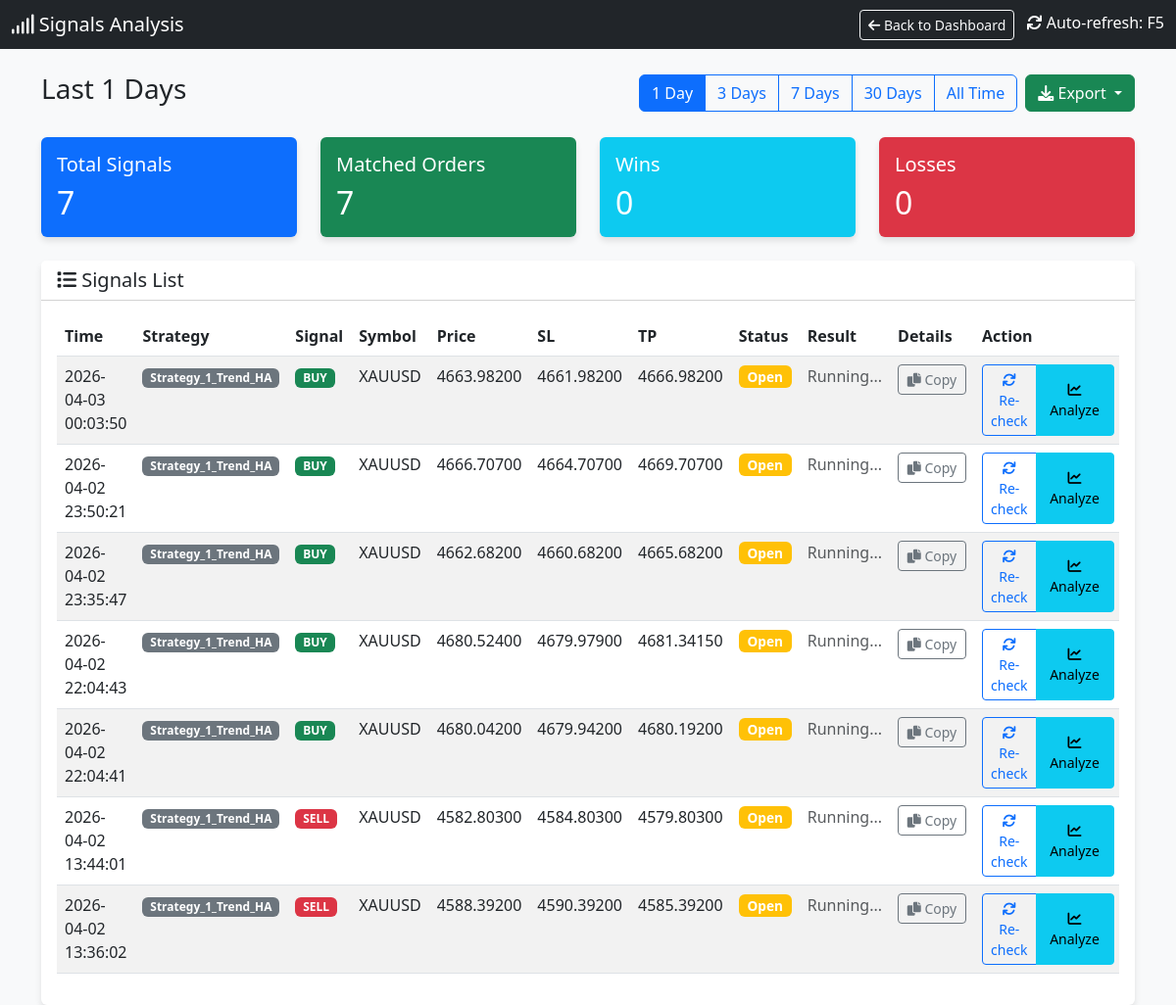
The page /signals?days=1 on the database its author committed.
### tables this page shows
CREATE TABLE signals (
                id INTEGER PRIMARY KEY AUTOINCREMENT,
                timestamp DATETIME DEFAULT CURRENT_TIMESTAMP,
                strategy_name TEXT,
                symbol TEXT,
                signal_type TEXT,
                price REAL,
                sl REAL,
                tp REAL,
                indicators TEXT,
                status TEXT,
                account_id INTEGER DEFAULT 0
            );

### dashboard.py (the view)
@app.route('/signals')
def signals_page():
    cur = get_db().cursor()
    days_param = request.args.get('days', '7')  # Default 7 days
    if days_param == "all":
        days = 36500
        filter_label = "All Time"
    else:
        try:
            days = int(days_param)
            filter_label = f"Last {days} Days"
        except:
            days = 7
            filter_label = "Last 7 Days"
    cutoff_date = datetime.now() - timedelta(days=days)
    cutoff_str = cutoff_date.strftime("%Y-%m-%d %H:%M:%S")
    cur.execute("SELECT * FROM signals WHERE timestamp >= ? ORDER BY timestamp DESC", (cutoff_str,))
    signals = cur.fetchall()
    signals_with_status = []
    for sig in signals:
        signal_dict = dict(sig)
        try:
            sig_timestamp = sig['timestamp']
            if isinstance(sig_timestamp, str):
                try:
                    sig_time = datetime.strptime(sig_timestamp, '%Y-%m-%d %H:%M:%S')
                except:
                    try:
                        sig_time = datetime.strptime(sig_timestamp, '%Y-%m-%d %H:%M:%S.%f')
                    except:
                        sig_time = datetime.fromisoformat(sig_timestamp.replace('Z', '+00:00'))
            else:
                sig_time = datetime.fromtimestamp(sig_timestamp)
            time_lower = (sig_time - timedelta(seconds=30)).strftime('%Y-%m-%d %H:%M:%S')
            time_upper = (sig_time + timedelta(seconds=30)).strftime('%Y-%m-%d %H:%M:%S')
        except Exception as e:
            time_lower = None
            time_upper = None
        matching_order = None
        if time_lower and time_upper:
            try:
                cur.execute("""
                    SELECT * FROM orders
                    WHERE strategy_name = ?
                    AND symbol = ?
                    AND order_type = ?
                    AND open_time BETWEEN ? AND ?
                    ORDER BY ABS(open_price - ?) ASC
                    LIMIT 1
                """, (sig['strategy_name'], sig['symbol'], sig['signal_type'], time_lower, time_upper, sig['price']))
                matching_order = cur.fetchone()
            except Exception as e:
                pass
        if matching_order:
            signal_dict['order_ticket'] = matching_order['ticket']
            signal_dict['order_profit'] = matching_order['profit']
            signal_dict['order_status'] = 'closed' if matching_order['profit'] is not None else 'open'
            signal_dict['has_order'] = True
        else:
            signal_dict['order_ticket'] = None
            signal_dict['order_profit'] = None
            signal_dict['order_status'] = 'not_found'
            signal_dict['has_order'] = False
        signals_with_status.append(signal_dict)
    total_signals = len(signals_with_status)
    matched_orders = len([s for s in signals_with_status if s['has_order']])
    wins = len([s for s in signals_with_status if s['has_order'] and s['order_profit'] is not None and s['order_profit'] > 0])
    losses = len([s for s in signals_with_status if s['has_order'] and s['order_profit'] is not None and s['order_profit'] < 0])
    cur.execute("SELECT DISTINCT strategy_name FROM orders ORDER BY strategy_name")
    strategies = [row['strategy_name'] for row in cur.fetchall()]
    return render_template('signals.html',
                         signals=signals_with_status,
                         total_signals=total_signals,
                         matched_orders=matched_orders,
                         wins=wins,
                         losses=losses,
                         current_filter=days_param,
                         filter_label=filter_label,
                         strategies=strategies)

### dashboard.py (called while the page is built)
def get_db():
    db = getattr(g, '_database', None)
    if db is None:
        db = g._database = sqlite3.connect(DB_PATH)
        db.row_factory = sqlite3.Row
    return db

@app.teardown_appcontext
def close_connection(exception):
    db = getattr(g, '_database', None)
    if db is not None:
        db.close()

def format_vn_time(value):
    if not value:
        return ""
    try:
        if isinstance(value, str):
            try:
                dt = datetime.strptime(value, "%Y-%m-%d %H:%M:%S")
            except ValueError:
                try:
                    dt = datetime.strptime(value, "%Y-%m-%d %H:%M:%S.%f")
                except ValueError:
                    dt = datetime.strptime(value, "%Y-%m-%d %H:%M")
        else:
            dt = value
        vn_time = dt + timedelta(hours=7)
        res = vn_time.strftime("%Y-%m-%d %H:%M:%S")
        return res
    except Exception as e:
        print(f"DEBUG: Error parsing '{value}': {e}")
        return value # Return original on error

### templates/signals.html (shortened to what this page needs)
<!DOCTYPE html>
<html lang="en">
<head>
    <link href="https://cdn.jsdelivr.net/npm/bootstrap@5.3.0/dist/css/bootstrap.min.css" rel="stylesheet">
    <link href="https://cdnjs.cloudflare.com/ajax/libs/font-awesome/6.0.0/css/all.min.css" rel="stylesheet">
</head>
<body>
    <nav class="navbar navbar-dark bg-dark mb-4">
        <div class="container-fluid">
            <span class="navbar-brand mb-0 h1"><i class="fas fa-signal"></i> Signals Analysis</span>
            <div>
                <a href="/" class="btn btn-outline-light btn-sm me-2">
                    <i class="fas fa-arrow-left"></i> Back to Dashboard
                </a>
                <span class="text-white"><i class="fas fa-sync"></i> Auto-refresh: F5</span>
            </div>
        </div>
    </nav>
    <div class="container mb-4">
        <div class="d-flex justify-content-between align-items-center">
            <h3>{{ filter_label }}</h3>
            <div class="d-flex gap-2">
                <div class="btn-group" role="group">
                    <a href="/signals?days=1" class="btn btn-outline-primary {% if current_filter == '1' %}active{% endif %}">1 Day</a>
                    <a href="/signals?days=3" class="btn btn-outline-primary {% if current_filter == '3' %}active{% endif %}">3 Days</a>
                    <a href="/signals?days=7" class="btn btn-outline-primary {% if current_filter == '7' %}active{% endif %}">7 Days</a>
                    <a href="/signals?days=30" class="btn btn-outline-primary {% if current_filter == '30' %}active{% endif %}">30 Days</a>
                    <a href="/signals?days=all" class="btn btn-outline-primary {% if current_filter == 'all' %}active{% endif %}">All Time</a>
                </div>
                <div class="btn-group" role="group">
                    <button type="button" class="btn btn-success dropdown-toggle" data-bs-toggle="dropdown" aria-expanded="false" title="Export to CSV">
                        <i class="fas fa-download"></i> Export
                    </button>
                </div>
            </div>
        </div>
    </div>
    <div class="container">
        <div class="row mb-4">
            <div class="col-md-3">
                <div class="card bg-primary text-white">
                    <div class="card-body">
                        <h5 class="card-title">Total Signals</h5>
                        <h2 class="card-text">{{ total_signals }}</h2>
                    </div>
                </div>
            </div>
            <div class="col-md-3">
                <div class="card bg-success text-white">
                    <div class="card-body">
                        <h5 class="card-title">Matched Orders</h5>
                        <h2 class="card-text">{{ matched_orders }}</h2>
                    </div>
                </div>
            </div>
            <div class="col-md-3">
                <div class="card bg-info text-white">
                    <div class="card-body">
                        <h5 class="card-title">Wins</h5>
                        <h2 class="card-text">{{ wins }}</h2>
                    </div>
                </div>
            </div>
            <div class="col-md-3">
                <div class="card bg-danger text-white">
                    <div class="card-body">
                        <h5 class="card-title">Losses</h5>
                        <h2 class="card-text">{{ losses }}</h2>
                    </div>
                </div>
            </div>
        </div>
        <div class="card">
            <div class="card-header bg-white">
                <h5 class="mb-0"><i class="fas fa-list"></i> Signals List</h5>
            </div>
            <div class="card-body">
                <div class="table-responsive">
                    <table class="table table-hover table-striped">
                        <thead>
                            <tr>
                                <th>Time</th>
                                <th>Strategy</th>
                                <th>Signal</th>
                                <th>Symbol</th>
                                <th>Price</th>
                                <th>SL</th>
                                <th>TP</th>
                                <th>Status</th>
                                <th>Result</th>
                                <th>Details</th>
                                <th>Action</th>
                            </tr>
                        </thead>
                        <tbody>
                            {% for sig in signals %}
                            <tr class="signal-row" id="signal-row-{{ sig.id }}">
                                <td>{{ sig.timestamp | to_vn_time }}</td>
                                <td><span class="badge bg-secondary">{{ sig.strategy_name }}</span></td>
                                <td>
                                    {% if sig.signal_type == 'BUY' %}
                                    <span class="badge badge-buy">BUY</span>
                                    {% else %}
                                    <span class="badge badge-sell">SELL</span>
                                    {% endif %}
                                </td>
                                <td>{{ sig.symbol }}</td>
                                <td>{{ "%.5f"|format(sig.price) }}</td>
                                <td>{{ "%.5f"|format(sig.sl) if sig.sl else '-' }}</td>
                                <td>{{ "%.5f"|format(sig.tp) if sig.tp else '-' }}</td>
                                <td id="status-{{ sig.id }}">
                                    {% if sig.has_order %}
                                        {% if sig.order_status == 'closed' %}
                                            <span class="badge bg-dark status-badge">Closed</span>
                                        {% else %}
                                            <span class="badge bg-warning status-badge">Open</span>
                                        {% endif %}
                                    {% else %}
                                        <span class="badge bg-secondary status-badge">Not Found</span>
                                    {% endif %}
                                </td>
                                <td id="result-{{ sig.id }}">
                                    {% if sig.has_order and sig.order_profit is not none %}
                                        <span class="{% if sig.order_profit >= 0 %}profit-pos{% else %}profit-neg{% endif %}">
                                            ${{ "%.2f"|format(sig.order_profit) }}
                                        </span>
                                        <br>
                                        <small class="text-muted">Ticket: {{ sig.order_ticket }}</small>
                                    {% elif sig.has_order %}
                                        <span class="text-muted">Running...</span>
                                    {% else %}
                                        <span class="text-muted">-</span>
                                    {% endif %}
                                </td>
                                <td id="details-{{ sig.id }}">
                                    <button class="btn btn-sm btn-outline-secondary copy-details-btn"
                                            data-signal-id="{{ sig.id }}"
                                            data-signal-data='{{ sig|tojson }}'
                                            title="Copy signal details">
                                        <i class="fas fa-copy"></i> Copy
                                    </button>
                                </td>
                                <td id="action-{{ sig.id }}">
                                    <div class="btn-group" role="group">
                                        {% if not sig.has_order %}
                                            <button class="btn btn-sm btn-primary check-mt5-btn" data-signal-id="{{ sig.id }}">
                                                <i class="fas fa-search"></i> Check MT5
                                            </button>
                                        {% else %}
                                            <button class="btn btn-sm btn-outline-primary check-mt5-btn" data-signal-id="{{ sig.id }}">
                                                <i class="fas fa-sync"></i> Re-check
                                            </button>
                                        {% endif %}
                                        <button class="btn btn-sm btn-info analyze-signal-btn" data-signal-id="{{ sig.id }}" title="Analyze signal">
                                            <i class="fas fa-chart-line"></i> Analyze
                                        </button>
                                    </div>
                                </td>
                            </tr>
                            {% endfor %}
                        </tbody>
                    </table>
                </div>
            </div>
        </div>
    </div>
</body>
</html>

### templates/signals.html (style rules this page uses)
body { background-color: #f8f9fa; }
.card { box-shadow: 0 4px 6px rgba(0, 0, 0, 0.1); border: none; }
.badge-buy { background-color: #198754; }
.badge-sell { background-color: #dc3545; }
.status-badge { font-size: 0.85em; padding: 0.35em 0.65em; }
.signal-row { transition: background-color 0.2s; }
.copy-details-btn { min-width: 70px; }
.analyze-signal-btn { min-width: 80px; }

### rows shown on the page
signals: timestamp|to_vn_time "2026-04-03 00:03:50", strategy_name "Strategy_1_Trend_HA", symbol "XAUUSD", price "4663.98200", sl "4661.98200", tp "4666.98200"
signals: timestamp|to_vn_time "2026-04-02 23:50:21", strategy_name "Strategy_1_Trend_HA", symbol "XAUUSD", price "4666.70700", sl "4664.70700", tp "4669.70700"
signals: timestamp|to_vn_time "2026-04-02 23:35:47", strategy_name "Strategy_1_Trend_HA", symbol "XAUUSD", price "4662.68200", sl "4660.68200", tp "4665.68200"
signals: timestamp|to_vn_time "2026-04-02 22:04:43", strategy_name "Strategy_1_Trend_HA", symbol "XAUUSD", price "4680.52400", sl "4679.97900", tp "4681.34150"
signals: timestamp|to_vn_time "2026-04-02 22:04:41", strategy_name "Strategy_1_Trend_HA", symbol "XAUUSD", price "4680.04200", sl "4679.94200", tp "4680.19200"
signals: timestamp|to_vn_time "2026-04-02 13:44:01", strategy_name "Strategy_1_Trend_HA", symbol "XAUUSD", price "4582.80300", sl "4584.80300", tp "4579.80300"
signals: timestamp|to_vn_time "2026-04-02 13:36:02", strategy_name "Strategy_1_Trend_HA", symbol "XAUUSD", price "4588.39200", sl "4590.39200", tp "4585.39200"

### other values the page prints
{{ filter_label }} "Last 1 Days"
{{ total_signals }} "7"
{{ matched_orders }} "7"
{{ wins }} "0"
{{ losses }} "0"
